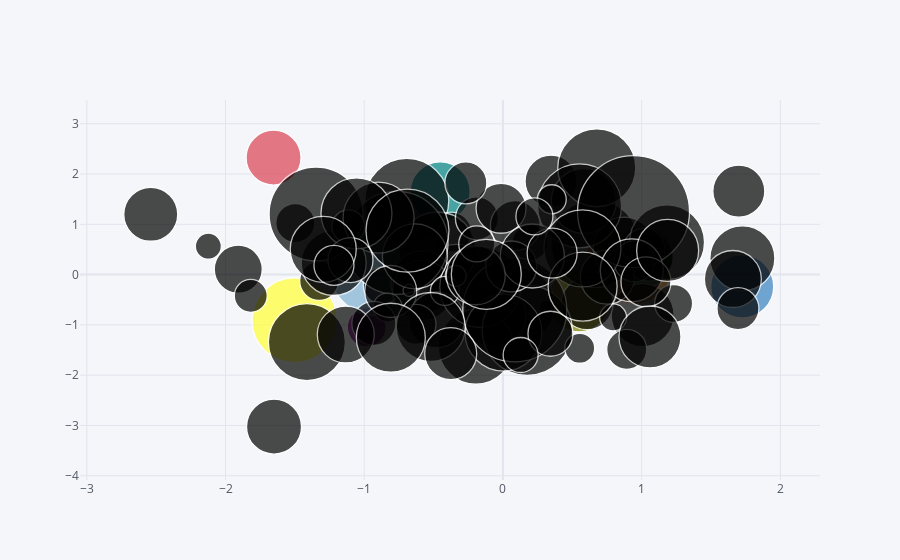

This figure's notebook cell:
### Code cell
df.iplot(kind = "bubble", x = "A", y = "B", size="C")
